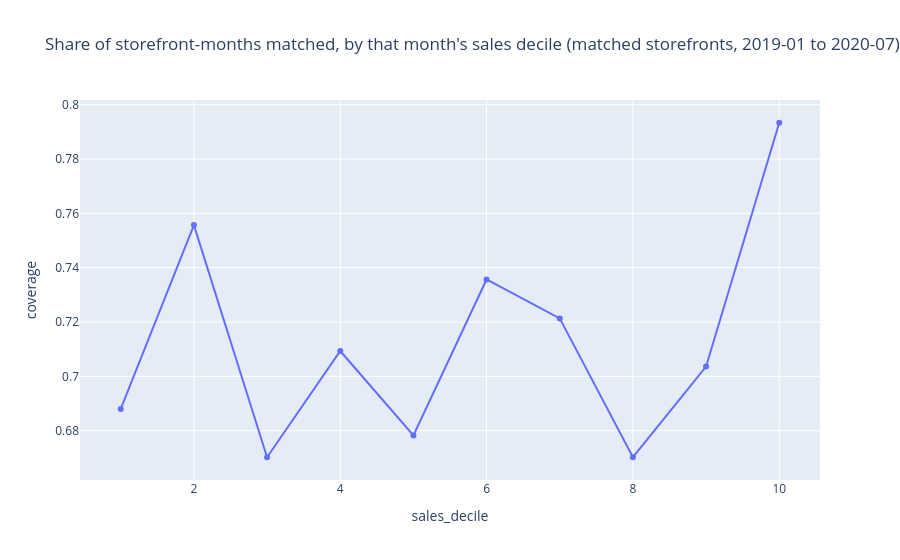

The cell this chart's notebook holds for it:
### Code cell
### PART C, SUBPART III
## Output: [9ciii] one row per open storefront-month in 2019-2021 ([1e'], the [6a] universe) with "covered" (matched that month), "matched_store",
##         "months_since_first_sales" (from the storefront's first LCB sales month), "sales" and "has_sales" (that month, 2019-01 - 2020-07 only), "year",
##         "edge_month" (within the first or last 3 open months of the storefront's 2019-2021 run), and the storefront characteristics from [9ci]
## Name: 9ciii_storefront_months.parquet
smo = (store_months[STOREFRONT + ["month", "covered"]]
    .merge(history_check[history_check.open_wslcb][STOREFRONT + ["month", "sales", "has_sales"]], on = STOREFRONT + ["month"], how = "left")
    .merge(d[STOREFRONT + ["matched", "first_sales_month", "first_open_month", "last_open_month", "cohort", "has_suite", "highway_address",
                           "pois_150m", "cbg_pop_density", "place_type"]], on = STOREFRONT, how = "left")
    .rename(columns = {"matched": "matched_store"}))
smo["i"] = smo.month.map(month_index)
smo["months_since_first_sales"] = smo.i - smo.first_sales_month.map(lambda x: month_index(x) if isinstance(x, str) else np.nan)
smo["edge_month"] = (smo.i - smo.first_open_month.map(month_index) < 3) | (smo.last_open_month.map(month_index) - smo.i < 3)
smo["year"] = smo.month.str[:4]
smo["in_sales_window"] = smo.month.isin(SALES_MONTHS)
smo.to_parquet("processed-data/9ciii_storefront_months.parquet")

print("storefront-months:", len(smo), "| covered:", smo.covered.mean().round(3))
print("\nCoverage by year:"); display(smo.groupby("year").covered.mean().round(3))
w = smo[smo.in_sales_window]
print("\nIn 2019-01 - 2020-07: covered vs. not, all storefront-months")
display(w.groupby("covered").agg(storefront_months = ("month", "size"), share_with_sales = ("has_sales", "mean"),
                                 mean_sales = ("sales", lambda x: x.fillna(0).mean()), median_sales_if_any = ("sales", lambda x: x[x > 0].median()),
                                 edge_month = ("edge_month", "mean"), months_since_first_sales = ("months_since_first_sales", "median")).round(3))

## Within-store: matched storefronts with both covered and uncovered months in the sales window, mean sales in each
ws = w[w.matched_store].groupby(STOREFRONT + ["covered"]).sales.apply(lambda x: x.fillna(0).mean()).unstack("covered").dropna()
ws.columns = ["uncovered_mean_sales", "covered_mean_sales"]
print(f"\nWithin-store (storefronts with both kinds of months: {len(ws)}): median covered/uncovered sales ratio",
      round((ws.covered_mean_sales / ws.uncovered_mean_sales.where(ws.uncovered_mean_sales > 0)).median(), 3),
      "| Wilcoxon signed-rank p =", round(stats.wilcoxon(ws.covered_mean_sales, ws.uncovered_mean_sales).pvalue, 4))

## Storefront fixed effects: does a month's sales predict coverage within a storefront? Month fixed effects, clustered by storefront
fe = w[w.matched_store & w.sales.notna()].copy()
fe["log_sales"] = np.log1p(fe.sales.clip(lower = 0))
fe["sid"] = fe.street_address_norm + "|" + fe.city_norm
fe["covered_i"] = fe.covered.astype(int)
fe["edge_i"] = fe.edge_month.astype(int)
fit = smf.ols("covered_i ~ log_sales + edge_i + C(month) + C(sid)", data = fe).fit(cov_type = "cluster", cov_kwds = {"groups": pd.factorize(fe.sid)[0]})
print(f"\nStorefront + month FE, matched storefronts, n = {int(fit.nobs)}:")
display(pd.DataFrame({"coef": fit.params, "se": fit.bse, "p": fit.pvalues}).loc[["log_sales", "edge_i"]].round(4))

## Coverage by sales decile (matched storefronts, sales window)
fe["sales_decile"] = pd.qcut(fe.sales.rank(method = "first"), 10, labels = range(1, 11)).astype(int)
dec = fe.groupby("sales_decile").agg(coverage = ("covered", "mean"), median_sales = ("sales", "median")).reset_index()
fig = px.line(dec, x = "sales_decile", y = "coverage", markers = True, hover_data = ["median_sales"],
              title = "Share of storefront-months matched, by that month's sales decile (matched storefronts, 2019-01 to 2020-07)")
show(fig, "store_month_coverage_by_sales_decile")

### Figure 1 — Plotly figure (JSON) as saved in the notebook; plotly's stock layout.template omitted (floating-point values rounded to 4 significant figures)
{"data": [{"customdata": [[25730.0], [66180.0], [98390.0], [132500.0], [164700.0], [205600.0], [256800.0], [321500.0], [416100.0], [666800.0]], "hovertemplate": "sales_decile=%{x}<br>coverage=%{y}<br>median_sales=%{customdata[0]}<extra></extra>", "legendgroup": "", "line": {"color": "#636efa", "dash": "solid"}, "marker": {"symbol": "circle"}, "mode": "lines+markers", "name": "", "orientation": "v", "showlegend": false, "type": "scatter", "x": [1, 2, 3, 4, 5, 6, 7, 8, 9, 10], "xaxis": "x", "y": [0.688, 0.7557, 0.6702, 0.7093, 0.6782, 0.7356, 0.7213, 0.6702, 0.7036, 0.7933], "yaxis": "y"}], "layout": {"legend": {"tracegroupgap": 0}, "title": {"text": "Share of storefront-months matched, by that month's sales decile (matched storefronts, 2019-01 to 2020-07)"}, "xaxis": {"anchor": "y", "domain": [0.0, 1.0], "title": {"text": "sales_decile"}}, "yaxis": {"anchor": "x", "domain": [0.0, 1.0], "title": {"text": "coverage"}}}}
